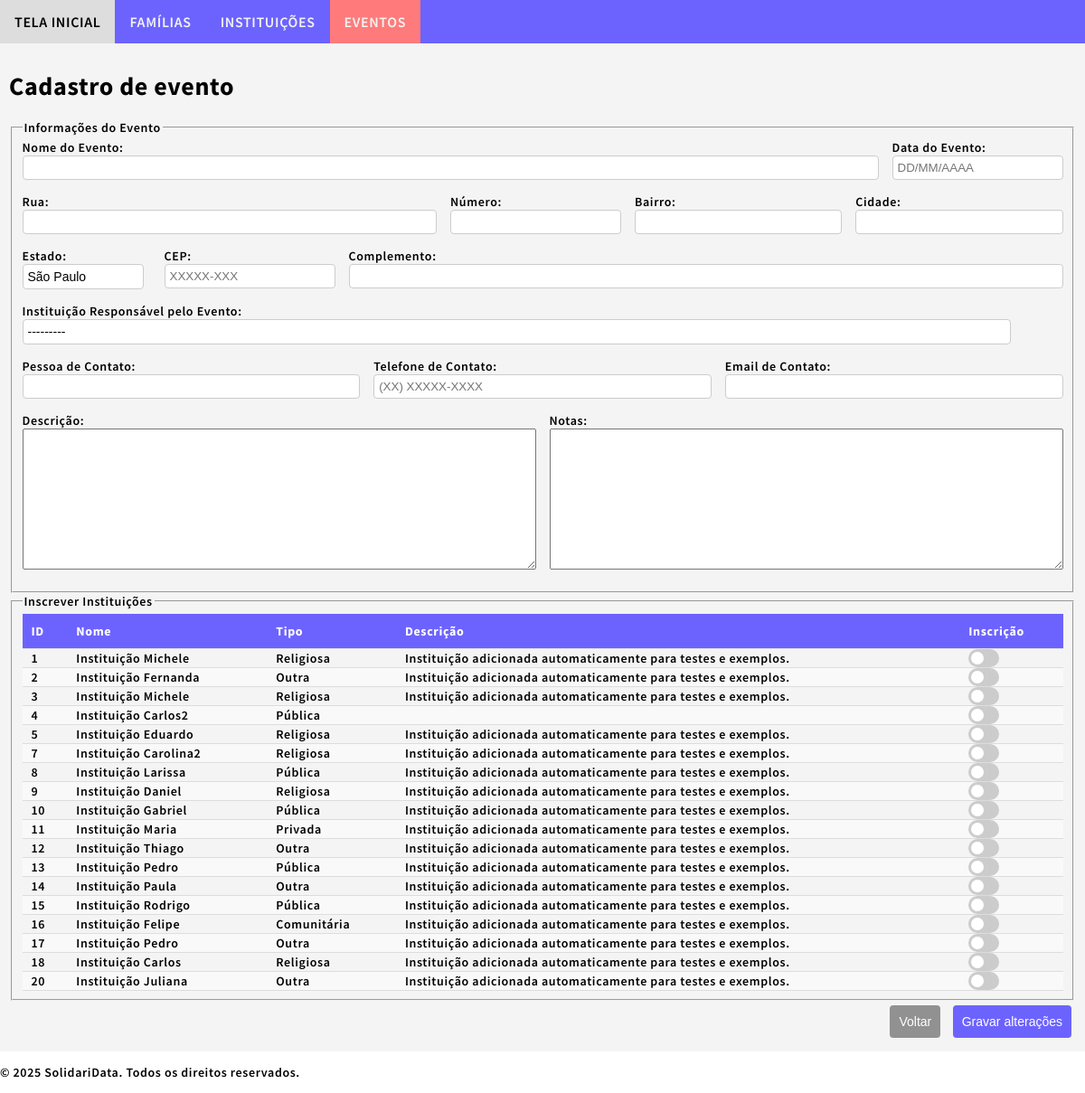
/sdata/events/create/, run on the app's committed database.
### sdata/models.py (models this page shows)
class Institution(models.Model):
    institution_id = models.AutoField(primary_key=True)
    institution_name = models.CharField(max_length=100, db_index=True)
    institution_type = models.CharField(max_length=11, choices=[('comunitária', 'Comunitária'), ('privada', 'Privada'), ('pública', 'Pública'), ('religiosa', 'Religiosa'), ('outra', 'Outra')], blank=True)
    institution_cnpj = models.CharField(max_length=18, unique=True, blank=True)
    institution_address_street = models.CharField(max_length=65)
    institution_address_number = models.CharField(max_length=10)
    institution_address_neighborhood = models.CharField(max_length=65)
    institution_address_city = models.CharField(max_length=65)
    institution_address_state = models.CharField(max_length=2, choices=Family.BRAZILIAN_STATES, blank=True, default='SP')
    institution_address_zipcode = models.CharField(max_length=10, blank=True)
    institution_address_complement = models.CharField(max_length=255, blank=True)
    institution_phone = models.CharField(max_length=15, blank=True)
    institution_email = models.EmailField(blank=True)
    institution_website = models.URLField(blank=True)
    institution_social_media = models.CharField(max_length=255, blank=True)
    institution_description = models.TextField(blank=True)
    institution_note = models.TextField(blank=True)
    institution_created = models.DateTimeField(auto_now_add=True)
    institution_updated = models.DateTimeField(auto_now=True)
    def __str__(self):
        return self.institution_name

### sdata/views.py (the view)
# urls.py: path('sdata/events/create/', views.event_create, name='event_create'),
def event_create(request):
    if request.method == "POST":
        form = EventForm(request.POST)
        if form.is_valid():
            event = form.save()
            signed_up_institutions = request.POST.getlist('signed_up_institutions')  # Get the list of institution IDs
            for institution_id in signed_up_institutions:
                institution = Institution.objects.get(pk=institution_id)
                InstitutionEvent.objects.create(
                    institution_event_event=event,
                    institution_event_institution=institution
                )
            return redirect('event_detail', pk=event.pk)
    else:
        form = EventForm()
    institutions = Institution.objects.all()
    signed_up_institutions = []
    return render(request, 'sdata/event_form.html', {
        'form': form,
        'institutions': institutions,
        'signed_up_institutions': signed_up_institutions,
    })

### sdata/templates/sdata/event_form.html (shortened to what this page needs)
{% extends "sdata/base.html" %}
{% block content %}
<h1>{{ form.instance.pk|default:"Cadastro de evento" }}</h1>
<form method="post" class="form-container">
    <fieldset>
        <legend>Informações do Evento</legend>
        <div class="form-row">
            <div class="form-group">
                <label for="event_name">Nome do Evento:</label>
                {{ form.event_name }}
            </div>
            <div class="form-group-1">
                <label for="event_date">Data do Evento:</label>
                {{ form.event_date }}
            </div>
        </div>
        <div class="form-row">
            <div class="form-group-2">
                <label for="event_location_street">Rua:</label>
                {{ form.event_location_street }}
            </div>
            <div class="form-group-1">
                <label for="event_location_number">Número:</label>
                {{ form.event_location_number }}
            </div>
            <div class="form-group">
                <label for="event_location_neighborhood">Bairro:</label>
                {{ form.event_location_neighborhood }}
            </div>
            <div class="form-group">
                <label for="event_location_city">Cidade:</label>
                {{ form.event_location_city }}
            </div>
        </div>
        <div class="form-row">
            <div class="form-group-1">
                <label for="event_location_state">Estado:</label>
                {{ form.event_location_state }}
            </div>
            <div class="form-group-1">
                <label for="event_location_zipcode">CEP:</label>
                {{ form.event_location_zipcode }}
            </div>
            <div class="form-group">
                <label for="event_location_complement">Complemento:</label>
                {{ form.event_location_complement }}
            </div>
        </div>
        <div class="form-row">
            <div class="form-group">
                <label for="event_institution">Instituição Responsável pelo Evento:</label>
                {{ form.event_institution }}
            </div>
        </div>
        <div class="form-row">
            <div class="form-group">
                <label for="event_contact_person">Pessoa de Contato:</label>
                {{ form.event_contact_person }}
            </div>
            <div class="form-group">
                <label for="event_contact_phone">Telefone de Contato:</label>
                {{ form.event_contact_phone }}
            </div>
            <div class="form-group">
                <label for="event_contact_email">Email de Contato:</label>
                {{ form.event_contact_email }}
            </div>
        </div>
        <div class="form-row">
            <div class="form-group">
                <label for="event_description">Descrição:</label>
                {{ form.event_description }}
            </div>
            <div class="form-group">
                <label for="event_note">Notas:</label>
                {{ form.event_note }}
            </div>
        </div>
    </fieldset>
    <fieldset>
        <legend>Inscrever Instituições</legend>
        <table>
            <thead>
                <tr>
                    <th>ID</th>
                    <th>Nome</th>
                    <th>Tipo</th>
                    <th>Descrição</th>
                    <th>Inscrição</th>
                </tr>
            </thead>
            <tbody>
                {% for institution in institutions %}
                <tr>
                    <td>{{ institution.institution_id }}</td>
                    <td>{{ institution.institution_name }}</td>
                    <td>{{ institution.get_institution_type_display }}</td>
                    <td>{{ institution.institution_description|default_if_none:"Sem descrição" }}</td>
                    <td>
                        <label class="switch">
                            <span class="slider round"></span>
                        </label>
                    </td>
                </tr>
                {% empty %}
                <tr>
                    <td colspan="5" style="text-align: center;">Nenhuma instituição disponível.</td>
                </tr>
                {% endfor %}
            </tbody>
        </table>
    </fieldset>
    <div class="form-actions">
        <div class="button">
            <button type="button" class="btn-secondary" onclick="window.location.href='{% url 'event_list' %}'">Voltar</button>
            <button type="submit" class="btn-primary">Gravar alterações</button>
        </div>
    </div>
</form>
{% endblock %}

### sdata/static/sdata/styles.css (style rules this page uses)
body { margin:0; font: 600 14px 'Source Sans Pro', sans-serif; letter-spacing: 0.64px; color: #000000; }
.form-row { display: flex; gap: 15px; margin-bottom: 15px; }
.form-group { flex: 1; display: flex; flex-direction: column; }
.form-group-1 { flex: initial; display: flex; flex-direction: column; }
.form-group-2 { flex: 2; display: flex; flex-direction: column; }
input { width: auto; padding: 5px; border: 1px solid #ccc; border-radius: 4px; }
button { display: inline-block; padding: 10px 10px; margin: 5px 5px; border: none; border-radius: 4px; font-size: 14px; cursor: pointer; transition: 0.5s; }
button.btn-primary { background-color: #6c63ff; color: #fff; }
button.btn-secondary { background-color: #919191; color: #fff; }
select { border: 1px solid #ccc; padding: 5px; border-radius: 4px; font-size: 14px; width: 95%; box-sizing: border-box; background-color: #fff; appearance: none; }
.form-actions { text-align: right; }
table { width: 100%; border-collapse: collapse; margin: 0px 0; table-layout: auto; border-collapse: collapse; }
th, td { padding: 10px; text-align: left; border-bottom: 1px solid #ddd; margin: 0px 10px; width: auto; }
th { background-color: #6c63ff; text-align: left; color: white; }
td { padding: 0px 10px; }
tbody > tr:nth-of-type(even) { background-color: #f9f9f9; }
.switch { position: relative; display: inline-block; width: 34px; height: 20px; }
.slider { position: absolute; cursor: pointer; top: 0; left: 0; right: 0; bottom: 0; background-color: #ccc; transition: 0.4s; border-radius: 20px; }
.slider:before { position: absolute; content: ""; height: 14px; width: 14px; left: 3px; bottom: 3px; background-color: white; transition: 0.4s; border-radius: 50%; }

### data on the page
Institution: institution_id "1", institution_name "Instituição Michele", institution_type "Religiosa", institution_description "Instituição adicionada automaticamente para testes e exemplos."
Institution: institution_id "2", institution_name "Instituição Fernanda", institution_type "Outra", institution_description "Instituição adicionada automaticamente para testes e exemplos."
Institution: institution_id "3", institution_name "Instituição Michele", institution_type "Religiosa", institution_description "Instituição adicionada automaticamente para testes e exemplos."
Institution: institution_id "4", institution_name "Instituição Carlos2", institution_type "Pública"
Institution: institution_id "5", institution_name "Instituição Eduardo", institution_type "Religiosa", institution_description "Instituição adicionada automaticamente para testes e exemplos."
Institution: institution_id "7", institution_name "Instituição Carolina2", institution_type "Religiosa", institution_description "Instituição adicionada automaticamente para testes e exemplos."
Institution: institution_id "8", institution_name "Instituição Larissa", institution_type "Pública", institution_description "Instituição adicionada automaticamente para testes e exemplos."
Institution: institution_id "9", institution_name "Instituição Daniel", institution_type "Religiosa", institution_description "Instituição adicionada automaticamente para testes e exemplos."
Institution: institution_id "10", institution_name "Instituição Gabriel", institution_type "Pública", institution_description "Instituição adicionada automaticamente para testes e exemplos."
Institution: institution_id "11", institution_name "Instituição Maria", institution_type "Privada", institution_description "Instituição adicionada automaticamente para testes e exemplos."
Institution: institution_id "12", institution_name "Instituição Thiago", institution_type "Outra", institution_description "Instituição adicionada automaticamente para testes e exemplos."
Institution: institution_id "13", institution_name "Instituição Pedro", institution_type "Pública", institution_description "Instituição adicionada automaticamente para testes e exemplos."
Institution: institution_id "14", institution_name "Instituição Paula", institution_type "Outra", institution_description "Instituição adicionada automaticamente para testes e exemplos."
Institution: institution_id "15", institution_name "Instituição Rodrigo", institution_type "Pública", institution_description "Instituição adicionada automaticamente para testes e exemplos."
Institution: institution_id "16", institution_name "Instituição Felipe", institution_type "Comunitária", institution_description "Instituição adicionada automaticamente para testes e exemplos."
Institution: institution_id "17", institution_name "Instituição Pedro", institution_type "Outra", institution_description "Instituição adicionada automaticamente para testes e exemplos."
Institution: institution_id "18", institution_name "Instituição Carlos", institution_type "Religiosa", institution_description "Instituição adicionada automaticamente para testes e exemplos."
Institution: institution_id "20", institution_name "Instituição Juliana", institution_type "Outra", institution_description "Instituição adicionada automaticamente para testes e exemplos."
